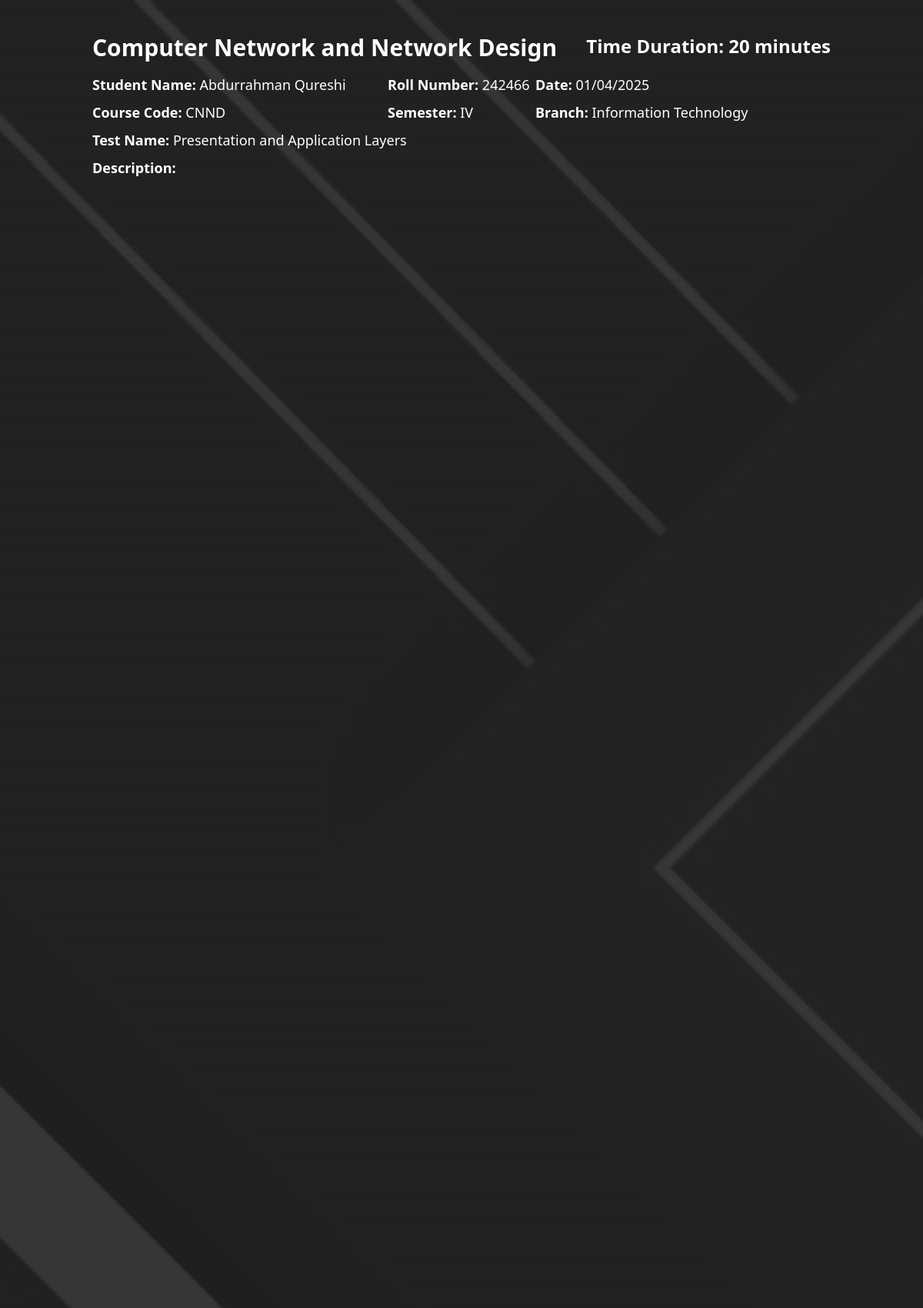
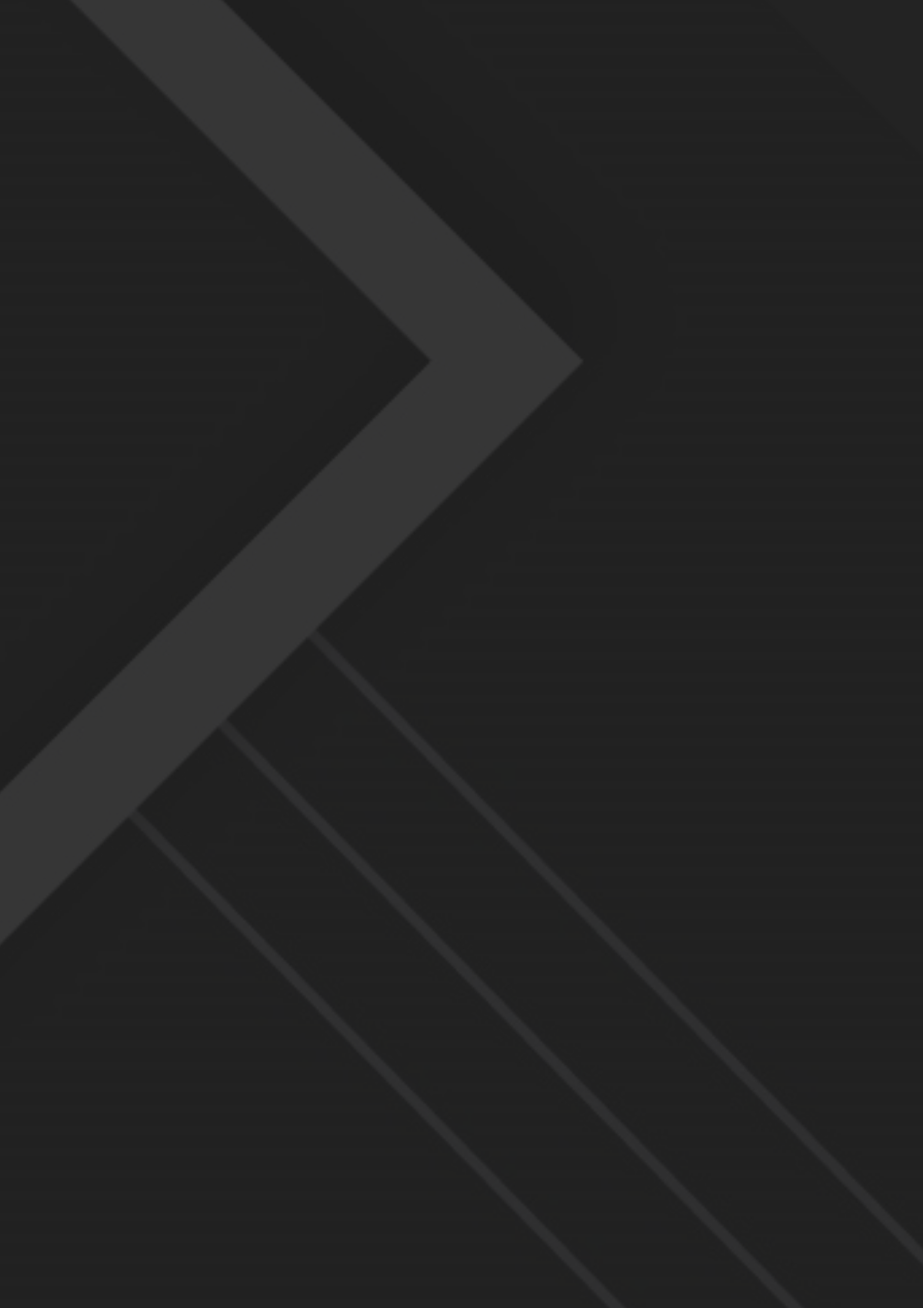
Page /tests/start-test/23d14abfe9a549ad8229623328fdb70e (signed in, upper part) on the committed database (2 pictures, top to bottom).
### tables this page shows
CREATE TABLE tests (
    test_id TEXT,
    test_name TEXT,
    test_description TEXT,
    course_name TEXT,
    course_code TEXT,
    course_semester TEXT,
    course_branch TEXT,
    questions TEXT,  -- Storing questions as JSON string
    created_at TEXT
, `test_duration` INTEGER);

### app.py (the view, shortened to what this page needs)
@app.route('/tests/start-test/<test_id>', methods=["GET", "POST"])
def start_test(test_id):
    cursor.execute("SELECT * FROM tests WHERE test_id = ?", (test_id,))
    test = cursor.fetchone()
    if not test:
        flash("Test not found!", "error")
        return redirect(url_for("lectures"))
    questions = json.loads(test[7])
    return render_template('/tests/start-test.html', test=test, questions=questions)

### templates/tests/start-test.html (shortened to what this page needs)
{% extends 'layouts/test_layout.html' %}  {% block content %}
<div class="intersecting_invisible container text-white">
    <div
        class="intersecting_invisible w-full flex justify-center items-center py-10 flex-col gap-8"
    >
        <div class="intersecting_invisible w-full max-w-5xl">
            <div class="intersecting_invisible mb-6 rounded-lg">
                <div class="flex justify-between">
                    <h2 class="intersecting_invisible text-3xl font-bold mb-4">
                        {{ test[3] }}
                    </h2>
                    <h2 class="intersecting_invisible text-2xl font-bold mb-4">
                        Time Duration: {{ test[9] }} minutes
                    </h2>
                </div>
                <div class="grid grid-cols-5 justify-between">
                    <p class="intersecting_invisible col-span-2 text-lg mb-2">
                        <strong>Student Name:</strong> {{
                        session["student_name"] }}
                    </p>
                    <p class="intersecting_invisible text-lg mb-2">
                        <strong>Roll Number:</strong> {{
                        session["student_roll_no"] }}
                    </p>
                    <p class="intersecting_invisible col-span-2 text-lg mb-2">
                        <strong>Date:</strong>
                        <span id="currentDate"></span>
                    </p>
                </div>
                <div class="grid grid-cols-5 justify-between">
                    <p class="intersecting_invisible col-span-2 text-lg mb-2">
                        <strong>Course Code:</strong> {{ test[4] }}
                    </p>
                    <p class="intersecting_invisible text-lg mb-2">
                        <strong>Semester:</strong> {{ test[5][-2:] }}
                    </p>
                    <p class="intersecting_invisible col-span-2 text-lg mb-2">
                        <strong>Branch:</strong> {{ test[6] }}
                    </p>
                </div>
                <p class="intersecting_invisible text-lg mb-2">
                    <strong>Test Name:</strong> {{ test[1] }}
                </p>
                <p class="intersecting_invisible text-lg">
                    <strong>Description:</strong> {{ test[10] }}
                </p>
            </div>
        </div>
    </div>
</div>
{% endblock %}

### static/styles.css (style rules this page uses)
:root { --primary: #2b74a8; --secondary: #222222; --tertiary: #383838; }
body { background-color: #222222; }
.intersecting_invisible { z-index: 2; opacity: 0; scale: 0.96; transition: 0.35s all ease; }
.intersecting_visible { z-index: 2; scale: 1; opacity: 1; }

### rows in the picture
tests: course_name "Computer Network and Network Design", test_duration "20", course_code "CNND", course_semester "IV", course_branch "Information Technology", test_name "Presentation and Application Layers"

### other values in the picture
{{ session["student_name"] }} "Abdurrahman Qureshi"
{{ session["student_roll_no"] }} "242466"
